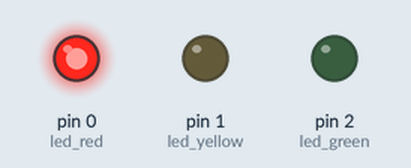
Recording of a sketch running on a simulated Arduino Uno, built with avr-gcc and run on an emulated ATmega328P. Parts: output pins drawn as LEDs (lit = HIGH).

Above: at 0.5 s.
At 1.5 s:
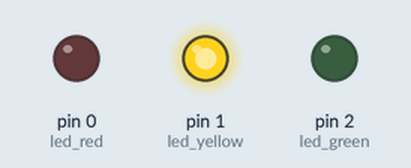
At 5.5 s:
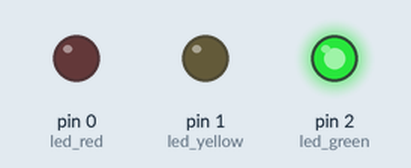
Timing chart, 0 to 6.9 s (numbered marks = the images above):
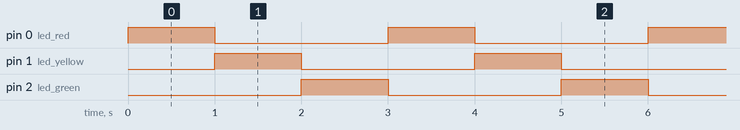

The sketch:

____________.ino
```cpp
int led_red = 0;    // Червоний світлодіод підключений до Pin 0 Arduino.
int led_yellow = 1; // Жовтий світлодіод підключений до Pin 1 Arduino.
int led_green = 2;  // Зелений світлодіод підключений до Pin 2 Arduino.

void setup() {
    // Налаштовуємо всі світлодіоди як вихід (OUTPUT).
    pinMode(led_red, OUTPUT);
    pinMode(led_yellow, OUTPUT);
    pinMode(led_green, OUTPUT);
}

void loop() {

    // Вмикаємо червоний світлодіод, а зелений індикатор вимикаємо.
    digitalWrite(led_green, LOW);
    digitalWrite(led_red, HIGH);
    delay(1000);  // Таймер на 1 секунду.

    // Вмикаємо жовтий світлодіод, а червоний індикатор вимикаємо.
    digitalWrite(led_red, LOW);
    digitalWrite(led_yellow, HIGH);
    delay(1000);  // Таймер на 1 секунду.

    // Вмикаємо зелений світлодіод, а жовтий індикатор вимикаємо.
    digitalWrite(led_yellow, LOW);
    digitalWrite(led_green, HIGH);
    delay(1000);  // Таймер на 1 секунду.

}
```

Measured:
- by itself, pin 0 (led_red), pin 1 (led_yellow), pin 2 (led_green): alternates HIGH for 1.0 s and LOW for 2.0 s
- by itself, everything shown: repeats every 3.0 s, in 3 steps
